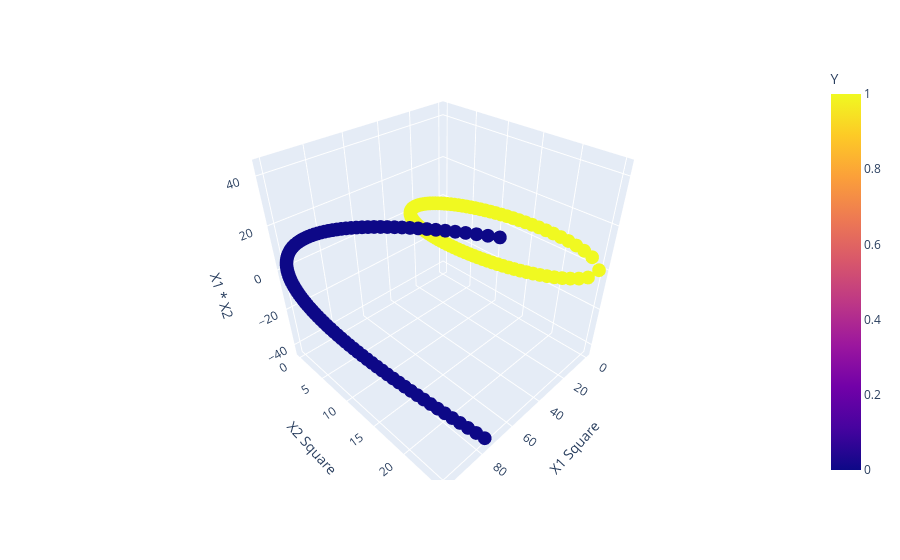

The notebook cell this image was saved under:
### Code cell
import plotly.express as px

fig = px.scatter_3d(df, x="X1 Square", y="X2 Square", z="X1 * X2", color="Y")
fig.show()

### Figure 1 — Plotly figure (JSON) as saved in the notebook; plotly's stock layout.template omitted (floating-point values rounded to 4 significant figures; data arrays with more than 128 entries replaced by an {"elided": "..."} marker saying what was removed)
{"data": [{"hovertemplate": "X1 Square=%{x}<br>X2 Square=%{y}<br>X1 * X2=%{z}<br>Y=%{marker.color}<extra></extra>", "legendgroup": "", "marker": {"color": {"elided": "400 int values"}, "coloraxis": "coloraxis", "symbol": "circle"}, "mode": "markers", "name": "", "scene": "scene", "showlegend": false, "type": "scatter3d", "x": {"elided": "400 float values"}, "y": {"elided": "400 float values"}, "z": {"elided": "400 float values"}}], "layout": {"coloraxis": {"colorbar": {"title": {"text": "Y"}}, "colorscale": [[0, "#0d0887"], [0.1111, "#46039f"], [0.2222, "#7201a8"], [0.3333, "#9c179e"], [0.4444, "#bd3786"], [0.5556, "#d8576b"], [0.6667, "#ed7953"], [0.7778, "#fb9f3a"], [0.8889, "#fdca26"], [1, "#f0f921"]]}, "legend": {"tracegroupgap": 0}, "margin": {"t": 60}, "scene": {"domain": {"x": [0, 1], "y": [0, 1]}, "xaxis": {"title": {"text": "X1 Square"}}, "yaxis": {"title": {"text": "X2 Square"}}, "zaxis": {"title": {"text": "X1 * X2"}}}}}
